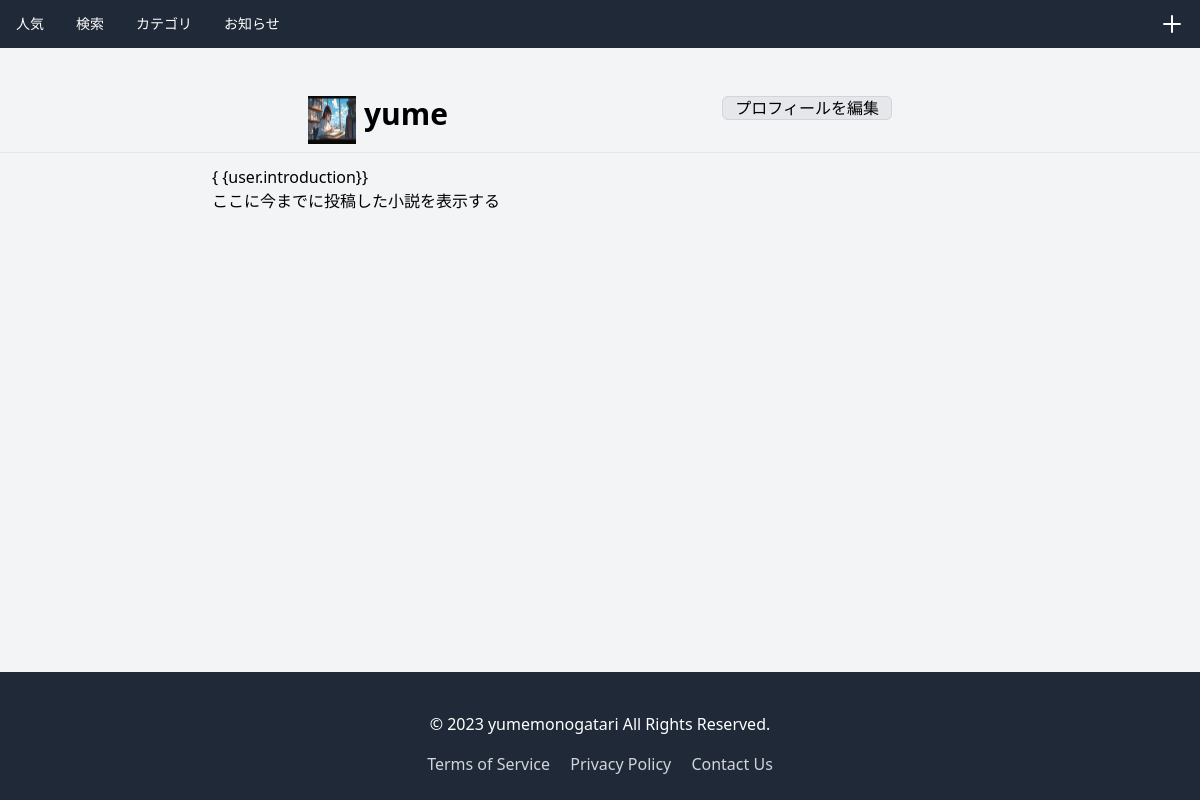
Page /accounts/profile/ (signed in) on the committed database.
### accounts/models.py (models this page shows, shortened)
class UserAccount(AbstractBaseUser, PermissionsMixin):
    uid = models.CharField("uid", max_length=30, unique=True)
    email = models.EmailField("メールアドレス", max_length=255, unique=True)
    name = models.CharField("名前", max_length=255)
    image = models.ImageField(
            upload_to="avatar", verbose_name="プロフィール画像", null=True, blank=True
    )
    introduction = models.TextField("自己紹介", null=True, blank=True)
    updated_at = models.DateTimeField("更新日", auto_now=True)
    created_at = models.DateTimeField("作成日", auto_now_add=True)
    is_active = models.BooleanField(default=True)
    is_staff = models.BooleanField(default=False)
    objects = UserManager()
    USERNAME_FIELD = "email"
    REQUIRED_FIELDS = ["name"]
    class Meta:
        verbose_name = "ユーザーアカウント"
        verbose_name_plural = "ユーザーアカウント"

### accounts/views.py (the view)
# urls.py: path('profile/', views.ProfileView.as_view(), name='mypage'),
class ProfileView(TemplateView):
    template_name = 'accounts/profile.html'
    def dispatch(self, request, *args, **kwargs):
        if self.request.user.is_authenticated == False:
            return redirect('login')
        return super().dispatch(request, *args, **kwargs)
    def get(self,request):
        user = self.request.user
        return render(request, 'accounts/profile.html',{
            "user":user
        })

### accounts/templates/accounts/profile.html (shortened to what this page needs)
{% extends 'base.html' %}
{% load static %}
{% block content %}
<br>
 <div class="md:flex itmes-center  w-full p-2 md:w-1/2 m-auto justify-between ">
  <div>
    <div class="flex  itmes-center">
        <img class="w-12 h-12" src="{% if user.image %}{{ user.image.url }}{% else %}/static/images/profile.png{% endif %}" alt="">
        <p class="text-center font-bold text-3xl mx-2">{{user.name}}</p>
   </div>
  </div>
   <div class="text-center">
        <a href="{% url 'profile_edit' %}" class="bg-gray-200 rounded-md px-3 my-1 text-base border border-gray-300 text-black ">プロフィールを編集</a>
   </div>
</div>
<hr>
<div class="md:w-2/3 w-full md:mx-auto mx-2 p-3">
    {% if user.introduction%}
    { {user.introduction}}
    {% endif %}
    <h1>ここに今までに投稿した小説を表示する</h1>
</div>
{% endblock %}

### rows in the picture
UserAccount: image (picture), name "yume"
